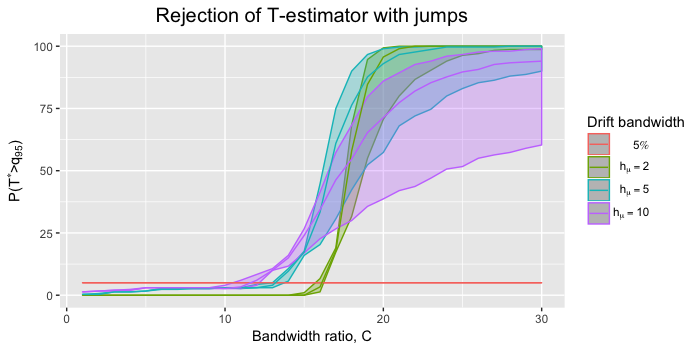

Source code (R):
library(ggplot2)
setwd(Sys.getenv("masters-thesis"))
source("Simulation/Heston.R")
source("Simulation/add_all.R")
source("Estimation/estimates_reloaded.R")
source("Estimation/estimates_revolution.R")
source("Estimation/rho.R")
source("estimation/teststat.R")


####### ESTIMATION PARAMETERS
heston_params <- sim.setup()
lag <- 10


#################### PARAMETERS ####################
omega2 <- 2.64*10^(-10)
omega <- sqrt(omega2)
K2 <- 0.5 #K2
n <- 23400
mat <- 6.5/(24*7*52)
dt <- mat/n
sigma2 <- 0.0457
sigma <- sqrt(sigma2)
(noise_ratio <- omega/(sqrt(dt)*sigma)) #10.66

#Burn 5min in mu in:
one_min <- 5 / (52*7*24*60)
n_burn <- one_min / dt
t.index <- seq(from = n_burn, to = n, by = 5) #Burn a volatility bandwidth (note 10 in Christensen)

#Burst settings1
alpha_list <- c(0.55,0.65,0.75)

c_1_func <- function(alpha) {
  c_1 <- 0 #If alpha == 0
  if (alpha == 0.55) {
    c_1 <- (1-alpha)*0.005/(10/(60*24*7*52))^(1-alpha)
  } 
  else if (alpha == 0.65){
    c_1 <- (1-alpha)*0.01/(10/(60*24*7*52))^(1-alpha)
  } 
  else if (alpha == 0.75) {
    c_1 <- (1-alpha)*0.015/(10/(60*24*7*52))^(1-alpha)
  }
  return(c_1)
}


burstsettings <- list(length(alpha_list))
for (alpha in 1:length(alpha_list)) {
  burstsettings[[alpha]] <- sim.burstsetting(jump = T,
                                             alpha = alpha_list[alpha],
                                             c_1 = c_1_func(alpha_list[alpha]),
                                             beta = 0,
                                             c_2 = 0)
}


#The ratio parameters
ratio_list <- seq(1,30,by = 1) #From 1 to 20
h_mu_list <- c(2,5,10) / (52*7*24*60)


#Because of lack of memory, it is done in loops
Npaths <- 300 #15min
n_loops <- ceiling(Npaths/50) #After 50 it just scales linearly if not slower
output_list <- list()
N <- ceiling(Npaths/n_loops)

#Initialize lists used later
Tstar <- numeric(N);  rho<-numeric(N);
temp <- matrix(nrow = length(burstsettings), ncol = length(ratio_list))
my_list <- rep(list(temp),n_loops)
output_list <- rep(list(my_list),length(h_mu_list))

p0 <- Sys.time()

#################### LOOP OVER N ####################
for (memory in 1:n_loops) {
  #memory <- 1
  
  ### Keep track
  print(paste("Loop",memory, "out of ",n_loops))
  print(paste("Expected time left:", 3*round(Npaths-(memory-1)*Npaths/n_loops,0),"seconds")) #One second per path
  
  ### SIMULATE ALL PATHS
  heston_params$Npath <- N
  Heston <- sim.heston(heston_params)
  
  all_simulations <- sim.add_all(Heston = Heston, burst_args = burstsettings)
  
  for (process in 1:length(all_simulations)) {
    #Create dy
    all_simulations[[process]]$Y <- t(diff(t(as.matrix(all_simulations[[process]]$Y))))
  }
  
  #For all bandwidths, save the rejection avg. for every jump size
  for (h_mu in 1:length(h_mu_list)){
    #h_mu <- 1
    for (process in 1:length(all_simulations)) {
      #process <- 1
      mu_hat <- est.mu.mat.2.0(data = all_simulations[[process]], hd = h_mu_list[h_mu], bandwidth_rescale = T)$mu[,t.index]
      
      for (ratio in 1:length(ratio_list)) {
        #ratio <- 5
          
        #Estimate T
        sigma2_hat <- est.sigma.mat.3.0(data = all_simulations[[process]], hv = ratio_list[ratio]*h_mu_list[h_mu], bandwidth_rescale = T)$sig[,t.index]
        T_hat <- sqrt(h_mu_list[h_mu]) * mu_hat/ sqrt(sigma2_hat)
        
        #Calculate T_max and thresholds
        for(subpath in 1:N){
          Tstar[subpath] <- max(abs(T_hat[subpath,]))
          # fit rho
          rho[subpath] <- est.rho.MLE(T_hat[subpath,])
        }
  
        m <- rep(ncol(T_hat),N)
        #Save percentage rejection in list
        temp[process,ratio] <- mean(Tstar>=z)
      }
    }
    output_list[[h_mu]][[memory]] <- temp
  }
}
print(Sys.time()-p0)

###Take mean over memory loops
temp_matrix <- matrix(0,nrow = length(all_simulations), ncol = length(ratio_list))
output_mean <- rep(list(temp_matrix),length(h_mu_list))

for (h_mu in 1:length(h_mu_list)) {
  for (memory in 1:n_loops) {
    output_mean[[h_mu]] <- output_mean[[h_mu]] + output_list[[h_mu]][[memory]]
  }
  output_mean[[h_mu]] <- output_mean[[h_mu]] / n_loops*100
}

### Find upper and lower for every h_mu
for (h_mu in 1:length(h_mu_list)) {
  output_mean[[h_mu]] <- apply(output_mean[[h_mu]],2,sort)
}



### Restructure
h_mins <- round(h_mu_list*(52*7*24*60),0)
  
#Create a single data_frame
plot_data_frame <- data.frame(ratios = ratio_list ,
                              lower= rep(5,length(ratio_list)),
                              mean= rep(5,length(ratio_list)),
                              upper= rep(5,length(ratio_list)),
                              mu_bandwidth = "5%")

for (i in 1:length(output_mean)){
  new_data_frame <- data.frame(ratios = ratio_list,
                               lower = output_mean[[i]][1,],
                               mean = output_mean[[i]][2,],
                               upper= output_mean[[i]][3,],
                               mu_bandwidth = paste("h_mu = ",h_mins[i]))
  plot_data_frame <- rbind(plot_data_frame,new_data_frame)
}


##### PLOT #####
ggplot(data = plot_data_frame, aes(ratios, mean, color = mu_bandwidth)) +
  geom_line() +
  scale_fill_discrete(guide=F) +
  geom_ribbon(aes(ymin = lower, ymax = upper, fill = mu_bandwidth), alpha = 0.3) +
  xlab("Bandwidth ratio, C") + ylab(TeX('$P(T^* > q_{95})$'))  + # ylab('Rejection percentage') +
  ggtitle("Rejection of T-estimator with jumps") +
  theme(plot.title = element_text(hjust = 0.5, size = 15)) +
  scale_color_discrete(name = "Drift bandwidth",
                       labels = unname(TeX(
                         c("$5\\%$","$h_{\\mu} = 2$", "$h_{\\mu} = 5$", "$h_{\\mu} = 10$"))))


#save(plot_data_frame, file="Figures2/Saved_data_for_plots/13_bandwidth_ratio.Rda")
load(file="Figures2/Saved_data_for_plots/13_bandwidth_ratio.Rda")
